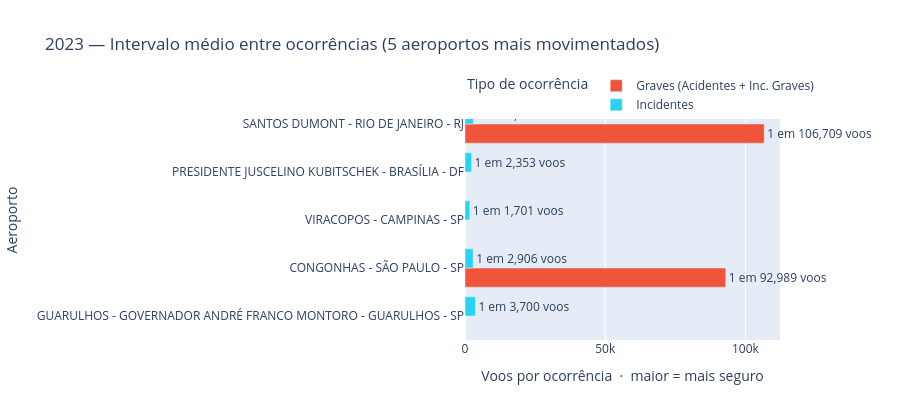
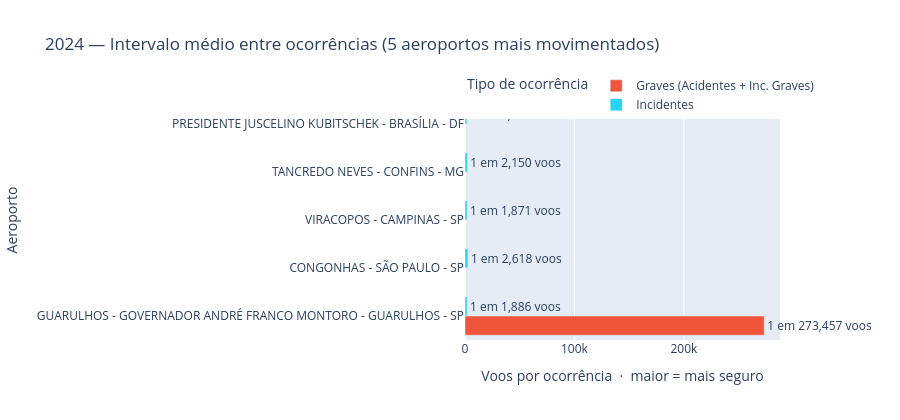

Notebook cell for these charts, in order:
### Code cell
#voos por ocorrencia nos 5 aeroportos com maior volume de movimentos (escala inversa)
#leitura: a cada X voos, ocorre 1 evento — quanto maior o numero, mais seguro o aeroporto
#contraponto ao ranking por taxa: mostra que os grandes hubs tem numeros muito mais altos (mais seguros por voo)

def _bar_hubs_inverso(df, ano):
    top = df.nlargest(5, 'movimentacao_total').copy()
    if 'nome_aeroporto' not in top.columns:
        top['nome_aeroporto'] = top['aeroporto']

    top['voos_por_grave']     = (1 / top['taxa_grave']).replace([np.inf], pd.NA)
    top['voos_por_incidente'] = (1 / top['taxa_incidente']).replace([np.inf], pd.NA)

    df_melted = top.melt(
        id_vars=['aeroporto', 'nome_aeroporto', 'movimentacao_total'],
        value_vars=['voos_por_grave', 'voos_por_incidente'],
        var_name='tipo',
        value_name='voos_por_ocorrencia'
    )
    df_melted['tipo'] = df_melted['tipo'].map({
        'voos_por_grave':     'Graves (Acidentes + Inc. Graves)',
        'voos_por_incidente': 'Incidentes',
    })
    df_melted['rotulo'] = df_melted['voos_por_ocorrencia'].apply(
        lambda x: f'1 em {x:,.0f} voos' if pd.notna(x) else 'sem ocorrências'
    )

    order = top.sort_values('movimentacao_total', ascending=True)['nome_aeroporto'].tolist()

    fig = ptex.bar(
        df_melted.dropna(subset=['voos_por_ocorrencia']),
        x='voos_por_ocorrencia',
        y='nome_aeroporto',
        color='tipo',
        orientation='h',
        barmode='group',
        text='rotulo',
        title=f'{ano} — Intervalo médio entre ocorrências (5 aeroportos mais movimentados)',
        labels={
            'voos_por_ocorrencia': 'Voos por ocorrência  ·  maior = mais seguro',
            'nome_aeroporto': 'Aeroporto',
            'tipo': 'Tipo de ocorrência',
        },
        color_discrete_map={
            'Graves (Acidentes + Inc. Graves)': '#EF553B',
            'Incidentes': '#27D3F5',
        },
        category_orders={'nome_aeroporto': order},
        hover_data={'aeroporto': True, 'movimentacao_total': ':,.0f'},
        height=420
    )
    fig.update_traces(textposition='outside', cliponaxis=False)
    fig.update_layout(
        legend=dict(orientation='h', y=1.12, x=0),
        margin=dict(r=120),
    )
    return fig

fig_hubs_2023 = _bar_hubs_inverso(df_taxa_aeroporto_2023, '2023')
fig_hubs_2024 = _bar_hubs_inverso(df_taxa_aeroporto_2024, '2024')
fig_hubs_2023.show()
fig_hubs_2024.show()

### Figure 1 — Plotly figure (JSON) as saved in the notebook; plotly's stock layout.template omitted (floating-point values rounded to 4 significant figures)
{"data": [{"alignmentgroup": "True", "cliponaxis": false, "customdata": [["SBSP", 185978], ["SBRJ", 106709]], "hovertemplate": "Tipo de ocorrência=Graves (Acidentes + Inc. Graves)<br>Voos por ocorrência  ·  maior = mais seguro=%{x}<br>Aeroporto=%{y}<br>rotulo=%{text}<br>aeroporto=%{customdata[0]}<br>movimentacao_total=%{customdata[1]:,.0f}<extra></extra>", "legendgroup": "Graves (Acidentes + Inc. Graves)", "marker": {"color": "#EF553B", "pattern": {"shape": ""}}, "name": "Graves (Acidentes + Inc. Graves)", "offsetgroup": "Graves (Acidentes + Inc. Graves)", "orientation": "h", "showlegend": true, "text": ["1 em 92,989 voos", "1 em 106,709 voos"], "textposition": "outside", "type": "bar", "x": [92989, 106709], "xaxis": "x", "y": ["CONGONHAS - SÃO PAULO - SP", "SANTOS DUMONT - RIO DE JANEIRO - RJ"], "yaxis": "y"}, {"alignmentgroup": "True", "cliponaxis": false, "customdata": [["SBGR", 262730], ["SBSP", 185978], ["SBKP", 124158], ["SBBR", 110611], ["SBRJ", 106709]], "hovertemplate": "Tipo de ocorrência=Incidentes<br>Voos por ocorrência  ·  maior = mais seguro=%{x}<br>Aeroporto=%{y}<br>rotulo=%{text}<br>aeroporto=%{customdata[0]}<br>movimentacao_total=%{customdata[1]:,.0f}<extra></extra>", "legendgroup": "Incidentes", "marker": {"color": "#27D3F5", "pattern": {"shape": ""}}, "name": "Incidentes", "offsetgroup": "Incidentes", "orientation": "h", "showlegend": true, "text": ["1 em 3,700 voos", "1 em 2,906 voos", "1 em 1,701 voos", "1 em 2,353 voos", "1 em 2,964 voos"], "textposition": "outside", "type": "bar", "x": [3700.0, 2906.0, 1701.0, 2353.0, 2964.0], "xaxis": "x", "y": ["GUARULHOS - GOVERNADOR ANDRÉ FRANCO MONTORO - GUARULHOS - SP", "CONGONHAS - SÃO PAULO - SP", "VIRACOPOS - CAMPINAS - SP", "PRESIDENTE JUSCELINO KUBITSCHEK - BRASÍLIA - DF", "SANTOS DUMONT - RIO DE JANEIRO - RJ"], "yaxis": "y"}], "layout": {"barmode": "group", "height": 420, "legend": {"orientation": "h", "title": {"text": "Tipo de ocorrência"}, "tracegroupgap": 0, "x": 0, "y": 1.12}, "margin": {"r": 120}, "title": {"text": "2023 — Intervalo médio entre ocorrências (5 aeroportos mais movimentados)"}, "xaxis": {"anchor": "y", "domain": [0, 1], "title": {"text": "Voos por ocorrência  ·  maior = mais seguro"}}, "yaxis": {"anchor": "x", "categoryarray": ["GUARULHOS - GOVERNADOR ANDRÉ FRANCO MONTORO - GUARULHOS - SP", "CONGONHAS - SÃO PAULO - SP", "VIRACOPOS - CAMPINAS - SP", "PRESIDENTE JUSCELINO KUBITSCHEK - BRASÍLIA - DF", "SANTOS DUMONT - RIO DE JANEIRO - RJ"], "categoryorder": "array", "domain": [0, 1], "title": {"text": "Aeroporto"}}}}

### Figure 2 — Plotly figure (JSON) as saved in the notebook; plotly's stock layout.template omitted (floating-point values rounded to 4 significant figures)
{"data": [{"alignmentgroup": "True", "cliponaxis": false, "customdata": [["SBGR", 273457]], "hovertemplate": "Tipo de ocorrência=Graves (Acidentes + Inc. Graves)<br>Voos por ocorrência  ·  maior = mais seguro=%{x}<br>Aeroporto=%{y}<br>rotulo=%{text}<br>aeroporto=%{customdata[0]}<br>movimentacao_total=%{customdata[1]:,.0f}<extra></extra>", "legendgroup": "Graves (Acidentes + Inc. Graves)", "marker": {"color": "#EF553B", "pattern": {"shape": ""}}, "name": "Graves (Acidentes + Inc. Graves)", "offsetgroup": "Graves (Acidentes + Inc. Graves)", "orientation": "h", "showlegend": true, "text": ["1 em 273,457 voos"], "textposition": "outside", "type": "bar", "x": [273457], "xaxis": "x", "y": ["GUARULHOS - GOVERNADOR ANDRÉ FRANCO MONTORO - GUARULHOS - SP"], "yaxis": "y"}, {"alignmentgroup": "True", "cliponaxis": false, "customdata": [["SBGR", 273457], ["SBSP", 188519], ["SBKP", 119767], ["SBCF", 111793], ["SBBR", 109025]], "hovertemplate": "Tipo de ocorrência=Incidentes<br>Voos por ocorrência  ·  maior = mais seguro=%{x}<br>Aeroporto=%{y}<br>rotulo=%{text}<br>aeroporto=%{customdata[0]}<br>movimentacao_total=%{customdata[1]:,.0f}<extra></extra>", "legendgroup": "Incidentes", "marker": {"color": "#27D3F5", "pattern": {"shape": ""}}, "name": "Incidentes", "offsetgroup": "Incidentes", "orientation": "h", "showlegend": true, "text": ["1 em 1,886 voos", "1 em 2,618 voos", "1 em 1,871 voos", "1 em 2,150 voos", "1 em 1,677 voos"], "textposition": "outside", "type": "bar", "x": [1886.0, 2618.0, 1871.0, 2150.0, 1677.0], "xaxis": "x", "y": ["GUARULHOS - GOVERNADOR ANDRÉ FRANCO MONTORO - GUARULHOS - SP", "CONGONHAS - SÃO PAULO - SP", "VIRACOPOS - CAMPINAS - SP", "TANCREDO NEVES - CONFINS - MG", "PRESIDENTE JUSCELINO KUBITSCHEK - BRASÍLIA - DF"], "yaxis": "y"}], "layout": {"barmode": "group", "height": 420, "legend": {"orientation": "h", "title": {"text": "Tipo de ocorrência"}, "tracegroupgap": 0, "x": 0, "y": 1.12}, "margin": {"r": 120}, "title": {"text": "2024 — Intervalo médio entre ocorrências (5 aeroportos mais movimentados)"}, "xaxis": {"anchor": "y", "domain": [0, 1], "title": {"text": "Voos por ocorrência  ·  maior = mais seguro"}}, "yaxis": {"anchor": "x", "categoryarray": ["GUARULHOS - GOVERNADOR ANDRÉ FRANCO MONTORO - GUARULHOS - SP", "CONGONHAS - SÃO PAULO - SP", "VIRACOPOS - CAMPINAS - SP", "TANCREDO NEVES - CONFINS - MG", "PRESIDENTE JUSCELINO KUBITSCHEK - BRASÍLIA - DF"], "categoryorder": "array", "domain": [0, 1], "title": {"text": "Aeroporto"}}}}
